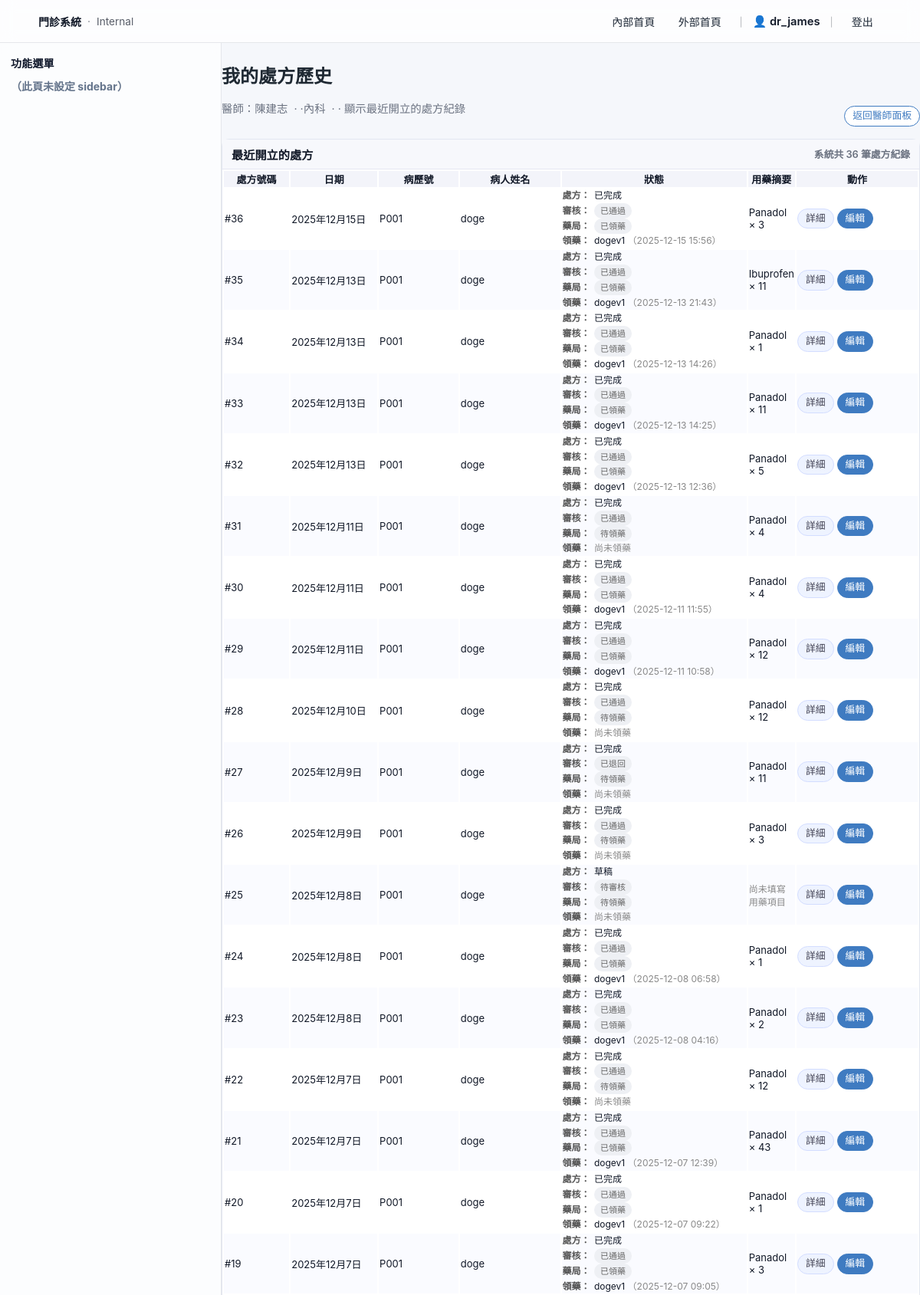
Screenshot of /prescriptions/doctor/history/ (signed in, upper part) with the database file from the repository.
### doctors/models.py (models this page shows, shortened)
class Doctor(models.Model):
    name = models.CharField("姓名", max_length=50)
    department = models.CharField("科別", max_length=50)
    room = models.CharField("診間", max_length=20, blank=True)
    user = models.OneToOneField(
        User, null=True, blank=True, on_delete=models.SET_NULL, verbose_name="使用者帳號"
    )
    department = models.CharField("科別", max_length=50, blank=True)
    is_active = models.BooleanField("啟用", default=True)
    class Meta:
        verbose_name = "醫師"
        verbose_name_plural = "醫師"

### prescriptions/models.py (models this page shows, shortened)
class Prescription(models.Model):
    STATUS_DRAFT = "draft"
    STATUS_FINAL = "final"
    STATUS_CHOICES = [
        (STATUS_DRAFT, "草稿"),
        (STATUS_FINAL, "已完成"),
    ]
    PHARMACY_PENDING   = "pending"
    PHARMACY_DONE      = "done"
    PHARMACY_CANCELLED = "cancelled"
    PHARMACY_STATUS_CHOICES = [
        (PHARMACY_PENDING,   "待領藥"),
        (PHARMACY_DONE,      "已領藥"),
        (PHARMACY_CANCELLED, "已作廢"),
    ]
    VERIFY_PENDING  = "pending"
    VERIFY_APPROVED = "approved"
    VERIFY_REJECTED = "rejected"
    VERIFY_QUERY    = "query"
    VERIFY_STATUS_CHOICES = [
        (VERIFY_PENDING,  "待審核"),
        (VERIFY_APPROVED, "已通過"),
        (VERIFY_REJECTED, "已退回"),
        (VERIFY_QUERY,    "需澄清"),
    ]
    patient = models.ForeignKey("patients.Patient", on_delete=models.PROTECT)
    doctor  = models.ForeignKey("doctors.Doctor", on_delete=models.PROTECT)
    date    = models.DateField(default=timezone.now)
    visit_ticket = models.OneToOneField(
        "queues.VisitTicket",
        on_delete=models.PROTECT,
        related_name="prescription",
        null=True,
        blank=True,
    )
    notes  = models.TextField(blank=True)
    status = models.CharField(
        max_length=20,
        choices=STATUS_CHOICES,
        default=STATUS_DRAFT,
    )
    pharmacy_status = models.CharField(
        max_length=20,
        choices=PHARMACY_STATUS_CHOICES,
        default=PHARMACY_PENDING,
    )
    dispensed_at = models.DateTimeField(null=True, blank=True)
    dispensed_by = models.ForeignKey(
        settings.AUTH_USER_MODEL,
        null=True,
        blank=True,
        on_delete=models.SET_NULL,
        related_name="dispensed_prescriptions",
        verbose_name="領藥藥師",
    )
    verify_status = models.CharField(
        "審核狀態",
        max_length=20,
        choices=VERIFY_STATUS_CHOICES,
        default=VERIFY_PENDING,
    )
    verify_note = models.TextField("審核意見", blank=True)
    verified_by = models.ForeignKey(
        settings.AUTH_USER_MODEL,
        null=True,
        blank=True,
        on_delete=models.SET_NULL,
        related_name="verified_prescriptions",
        verbose_name="審核藥師",
    )
    verified_at = models.DateTimeField("審核時間", null=True, blank=True)
    created_at = models.DateTimeField(auto_now_add=True)
    updated_at = models.DateTimeField(auto_now=True)

class PrescriptionItem(models.Model):
    prescription = models.ForeignKey(
        Prescription,
        on_delete=models.CASCADE,
        related_name="items",
    )
    drug = models.ForeignKey(
        Drug,
        on_delete=models.PROTECT,
        related_name="prescription_items",
    )
    quantity = models.PositiveIntegerField()
    usage = models.TextField(blank=True)
    days_supply = models.PositiveIntegerField("療程天數", default=7)
    treatment_days = models.PositiveIntegerField(
        "預計用藥天數",
        default=1,
        help_text="例如連續吃幾天：1、3、7...  ",
    )

### patients/models.py (models this page shows, shortened)
class Patient(models.Model):
    GENDER_MALE = "M"
    GENDER_FEMALE = "F"
    GENDER_OTHER = "O"
    GENDER_CHOICES = [
        (GENDER_MALE, "男"),
        (GENDER_FEMALE, "女"),
        (GENDER_OTHER, "其他 / 不透露"),
    ]
    BLOOD_A = "A"
    BLOOD_B = "B"
    BLOOD_AB = "AB"
    BLOOD_O = "O"
    BLOOD_UNKNOWN = "UNK"
    BLOOD_TYPE_CHOICES = [
        (BLOOD_A, "A 型"),
        (BLOOD_B, "B 型"),
        (BLOOD_AB, "AB 型"),
        (BLOOD_O, "O 型"),
        (BLOOD_UNKNOWN, "未知"),
    ]
    full_name = models.CharField("姓名", max_length=50)
    national_id = models.CharField("身分證", max_length=10, unique=True)
    nhi_no = models.CharField("健保卡號", max_length=20, blank=True)
    gender = models.CharField(
        "性別",
        max_length=1,
        choices=GENDER_CHOICES,
        blank=True,
    )
    birth_date = models.DateField("生日")
    blood_type = models.CharField(
        "血型",
        max_length=3,
        choices=BLOOD_TYPE_CHOICES,
        default=BLOOD_UNKNOWN,
        blank=True,
    )
    phone = models.CharField("電話", max_length=20, blank=True)
    email = models.EmailField("Email", max_length=100, blank=True)
    address = models.CharField("地址", max_length=200, blank=True)
    height_cm = models.PositiveIntegerField("身高（cm）", null=True, blank=True)
    weight_kg = models.DecimalField(
        "體重（kg）",
        max_digits=5,
        decimal_places=1,
        null=True,
        blank=True,
    )
    allergies = models.TextField(
        "過敏史",
        blank=True,
        help_text="例如：藥物過敏、食物過敏等",
    )
    chronic_diseases = models.TextField(
        "慢性疾病 / 重要病史",
        blank=True,
        help_text="例如：高血壓、糖尿病、心臟病等",
    )
    family_disease_notes = models.TextField(
    "家族病史",
    blank=True,
    null=True,
    help_text="例如：父母高血壓、糖尿病、遺傳疾病等",
    )
    other_risk_notes = models.TextField(
    "其他風險備註",
    blank=True,
    null=True,
    )
    emergency_contact_name = models.CharField("緊急聯絡人姓名", max_length=50, blank=True)
    emergency_contact_phone = models.CharField("緊急聯絡人電話", max_length=20, blank=True)
    emergency_contact_relation = models.CharField(
        "與病人關係",
        max_length=50,
        blank=True,
        help_text="例如：父、母、配偶、子女、朋友",
    )
    chart_no = models.CharField(
        "病歷號",
        max_length=20,
        unique=True,
        blank=True,
        editable=False,
    )
    note = models.TextField("其他備註", blank=True)
    created_at = models.DateTimeField("建立時間", auto_now_add=True)
    updated_at = models.DateTimeField("最後更新時間", auto_now=True)
    class Meta:
        verbose_name = "病人"
        verbose_name_plural = "病人"
        ordering = ["chart_no"]

### inventory/models.py (models this page shows, shortened)
class Drug(models.Model):
    code = models.CharField("藥品代碼", max_length=50, unique=True)
    name = models.CharField("藥品名稱", max_length=100)
    generic_name = models.CharField("學名 / 成分", max_length=100, blank=True)
    form = models.CharField("劑型", max_length=50, blank=True)
    strength = models.CharField("規格", max_length=50, blank=True)
    unit = models.CharField("單位", max_length=20, default="顆")
    stock_quantity = models.PositiveIntegerField("目前庫存量", default=0)
    reorder_level = models.PositiveIntegerField("安全存量", default=0)
    is_active = models.BooleanField("是否啟用", default=True)
    created_at = models.DateTimeField(auto_now_add=True)
    updated_at = models.DateTimeField(auto_now=True)
    unit_price = models.DecimalField("單價", max_digits=10, decimal_places=2, default=0)
    class Meta:
        verbose_name = "藥品"
        verbose_name_plural = "藥品"

### prescriptions/views.py (the view)
# urls.py: path("doctor/history/", views.doctor_prescription_list, name="doctor_prescription_list"),
@group_required("DOCTOR")
def doctor_prescription_list(request):
    doctor = Doctor.objects.filter(user=request.user).first()
    if not doctor:
        messages.error(request, "找不到對應的醫師資料 ，請聯絡系統管理員。")
        return redirect("index")
    prescriptions = (
        Prescription.objects
        .filter(doctor=doctor)
        .select_related("patient")
        .prefetch_related("items__drug")
        .order_by("-date", "-created_at")
    )
    context = {
        "doctor": doctor,
        "prescriptions": prescriptions,
    }
    return render(request, "prescriptions/doctor_prescription_list.html", context)

### templates/prescriptions/doctor_prescription_list.html (shortened to what this page needs)
{% extends "base.html" %}
{% load static %}
{% block content %}
<div class="page-shell">
  <div class="page-header">
    <div>
      <h1 class="page-title">我的處方歷史</h1>
      <p class="page-subtitle">
        醫師：{{ doctor.name }}
        {% if doctor.department %}
          <span class="separator-dot">·</span>{{ doctor.department }}
        {% endif %}
        <span class="separator-dot">·</span>
        <span class="text-muted">顯示最近開立的處方紀錄 </span>
      </p>
    </div>
    <div class="toolbar-actions">
      <a href="{% url 'queues:doctor_panel' %}"
         class="btn-hosp btn-hosp-outline btn-sm">
        返回醫師面板
      </a>
    </div>
  </div>
  {% if prescriptions %}
    <div class="card">
      <div class="card-header card-header-flex">
        <div class="card-title-sm">最近開立的處方</div>
        <div class="card-meta text-muted text-xs">
          系統共 {{ prescriptions|length }} 筆處方紀錄
        </div>
      </div>
      <div class="card-body">
        <div class="table-container">
          <table class="table table-hospital">
            <thead>
              <tr>
                <th style="width: 90px;">處方號碼</th>
                <th style="width: 120px;">日期</th>
                <th style="width: 110px;">病歷號</th>
                <th style="width: 140px;">病人姓名</th>
                <th style="width: 260px;">狀態</th>
                <th>用藥摘要</th>
                <th style="width: 170px;">動作</th>
              </tr>
            </thead>
            <tbody>
              {% for rx in prescriptions %}
                <tr>
                  <td>#{{ rx.id }}</td>
                  <td>{{ rx.date }}</td>
                  <td>{{ rx.patient.chart_no|default:rx.patient.id }}</td>
                  <td>{{ rx.patient.full_name }}</td>
                  <td>
                    <div class="text-xs status-block">
                      <div class="status-block-row">
                        <span class="status-label">處方：</span>
                        {{ rx.get_status_display|default:rx.status|default:"-" }}
                      </div>
                      <div class="status-block-row">
                        <span class="status-label">審核：</span>
                        {% if rx.verify_status %}
                          {% if rx.verify_status == "PENDING" %}
                            <span class="badge-status badge-status-warning">待審核</span>
                          {% elif rx.verify_status == "VERIFIED" %}
                            <span class="badge-status badge-status-success">已通過</span>
                          {% elif rx.verify_status == "REJECTED" %}
                            <span class="badge-status badge-status-danger">退回</span>
                          {% else %}
                            <span class="badge-status badge-status-muted">
                              {{ rx.get_verify_status_display|default:rx.verify_status }}
                            </span>
                          {% endif %}
                        {% else %}
                          <span class="text-muted-small">尚未審核</span>
                        {% endif %}
                      </div>
                      <div class="status-block-row">
                        <span class="status-label">藥局：</span>
                        {% if rx.pharmacy_status %}
                          {% if rx.pharmacy_status == "PENDING" %}
                            <span class="badge-status badge-status-warning">待調劑</span>
                          {% elif rx.pharmacy_status == "DISPENSED" %}
                            <span class="badge-status badge-status-success">已領藥</span>
                          {% else %}
                            <span class="badge-status badge-status-muted">
                              {{ rx.get_pharmacy_status_display|default:rx.pharmacy_status }}
                            </span>
                          {% endif %}
                        {% else %}
                          <span class="text-muted-small">-</span>
                        {% endif %}
                      </div>
                      <div class="status-block-row">
                        <span class="status-label">領藥：</span>
                        {% if rx.dispensed_by %}
                          {{ rx.dispensed_by.get_full_name|default:rx.dispensed_by.username }}
                          {% if rx.dispensed_at %}
                            <span class="text-muted-small">
                              （{{ rx.dispensed_at|date:"Y-m-d H:i" }}）
                            </span>
                          {% endif %}
                        {% else %}
                          <span class="text-muted-small">尚未領藥</span>
                        {% endif %}
                      </div>
                    </div>
                  </td>
                  <td>
                    {% with items=rx.items.all %}
                      {% if items %}
                        {% with first=items.0 %}
                          <div class="text-sm">
                            {{ first.drug.name }} × {{ first.quantity }}
                          </div>
                        {% endwith %}
                      {% else %}
                        <span class="text-muted-small">尚未填寫用藥項目</span>
                      {% endif %}
                    {% endwith %}
                  </td>
                  <td>
                    <div class="table-row-actions">
                      <a href="{% url 'prescriptions:prescription_detail' rx.id %}"
                        class="btn-hosp btn-hosp-soft btn-sm">
                        詳細
                      </a>
                      <a href="{% url 'prescriptions:edit_prescription' rx.id %}"
                        class="btn-hosp btn-hosp-main btn-sm">
                        編輯
                      </a>
                    </div>
                  </td>
                </tr>
              {% endfor %}
            </tbody>
          </table>
        </div>
      </div>
    </div>
  {% endif %}
</div>
{% endblock %}

### templates/base.html (shortened to what this page needs)
<!DOCTYPE html>
{% load static %}
<html lang="zh-Hant">
<head>
  <link rel="stylesheet" href="{% static 'css/app.css' %}">
  <link rel="stylesheet" href="{% static 'css/hospital_theme.css' %}">
</head>
<body>
  <header class="app-topbar">
    <div class="app-topbar-inner">
      <div class="app-brand">
        <a class="app-brand-link" href="{% url 'index' %}">門診系統</a>
        <span class="app-brand-dot">·</span>
        <span class="app-brand-sub">Internal</span>
      </div>
      <nav class="app-nav">
        <a class="app-nav-link" href="{% url 'index' %}">內部首頁</a>
        <a class="app-nav-link" href="{% url 'public:home' %}">外部首頁</a>
        {% if user.is_authenticated %}
          <span class="app-nav-sep">｜</span>
          <span class="app-user">👤 {{ user.username }}</span>
          <span class="app-nav-sep">｜</span>
          <a class="app-nav-link" href="{% url 'logout' %}">登出</a>
        {% else %}
          <span class="app-nav-sep">｜</span>
          <a class="app-nav-link" href="{% url 'login' %}">登入</a>
        {% endif %}
      </nav>
    </div>
  </header>
  <div class="app-shell">
    <aside class="app-sidebar" aria-label="功能選單">
      {% block sidebar %}
        <div class="app-side-title">功能選單</div>
        <div class="app-muted" style="margin-top:6px;">
          （此頁未設定 sidebar）
        </div>
      {% endblock %}
    </aside>
    <main class="app-main">
      <div class="app-page">
        {% block content %}{% endblock %}
      </div>
    </main>
  </div>
</body>
</html>

### rows the page displays
Doctor: name "陳建志", department "內科"
Prescription: id "36", date "2025年12月15日", patient.chart_no "P001", patient.full_name "doge", status "已完成", verify_status "已通過", pharmacy_status "已領藥", dispensed_by.get_full_name "dogev1", dispensed_at "2025-12-15 15:56"
PrescriptionItem: drug.name "Panadol", quantity "3"
Prescription: id "35", date "2025年12月13日", patient.chart_no "P001", patient.full_name "doge", status "已完成", verify_status "已通過", pharmacy_status "已領藥", dispensed_by.get_full_name "dogev1", dispensed_at "2025-12-13 21:43"
PrescriptionItem: drug.name "Ibuprofen", quantity "11"
Prescription: id "34", date "2025年12月13日", patient.chart_no "P001", patient.full_name "doge", status "已完成", verify_status "已通過", pharmacy_status "已領藥", dispensed_by.get_full_name "dogev1", dispensed_at "2025-12-13 14:26"
PrescriptionItem: drug.name "Panadol", quantity "1"
Prescription: id "33", date "2025年12月13日", patient.chart_no "P001", patient.full_name "doge", status "已完成", verify_status "已通過", pharmacy_status "已領藥", dispensed_by.get_full_name "dogev1", dispensed_at "2025-12-13 14:25"
PrescriptionItem: drug.name "Panadol", quantity "11"
Prescription: id "32", date "2025年12月13日", patient.chart_no "P001", patient.full_name "doge", status "已完成", verify_status "已通過", pharmacy_status "已領藥", dispensed_by.get_full_name "dogev1", dispensed_at "2025-12-13 12:36"
PrescriptionItem: drug.name "Panadol", quantity "5"
Prescription: id "31", date "2025年12月11日", patient.chart_no "P001", patient.full_name "doge", status "已完成", verify_status "已通過", pharmacy_status "待領藥", shows "尚未領藥"
PrescriptionItem: drug.name "Panadol", quantity "4"
Prescription: id "30", date "2025年12月11日", patient.chart_no "P001", patient.full_name "doge", status "已完成", verify_status "已通過", pharmacy_status "已領藥", dispensed_by.get_full_name "dogev1", dispensed_at "2025-12-11 11:55"
PrescriptionItem: drug.name "Panadol", quantity "4"
Prescription: id "29", date "2025年12月11日", patient.chart_no "P001", patient.full_name "doge", status "已完成", verify_status "已通過", pharmacy_status "已領藥", dispensed_by.get_full_name "dogev1", dispensed_at "2025-12-11 10:58"
PrescriptionItem: drug.name "Panadol", quantity "12"
Prescription: id "28", date "2025年12月10日", patient.chart_no "P001", patient.full_name "doge", status "已完成", verify_status "已通過", pharmacy_status "待領藥", shows "尚未領藥"
PrescriptionItem: drug.name "Panadol", quantity "12"
Prescription: id "27", date "2025年12月9日", patient.chart_no "P001", patient.full_name "doge", status "已完成", verify_status "已退回", pharmacy_status "待領藥", shows "尚未領藥"
PrescriptionItem: drug.name "Panadol", quantity "11"
Prescription: id "26", date "2025年12月9日", patient.chart_no "P001", patient.full_name "doge", status "已完成", verify_status "已通過", pharmacy_status "待領藥", shows "尚未領藥"
PrescriptionItem: drug.name "Panadol", quantity "3"
Prescription: id "25", date "2025年12月8日", patient.chart_no "P001", patient.full_name "doge", status "草稿", verify_status "待審核", pharmacy_status "待領藥", shows "尚未領藥", shows "尚未填寫用藥項目"
Prescription: id "24", date "2025年12月8日", patient.chart_no "P001", patient.full_name "doge", status "已完成", verify_status "已通過", pharmacy_status "已領藥", dispensed_by.get_full_name "dogev1", dispensed_at "2025-12-08 06:58"
PrescriptionItem: drug.name "Panadol", quantity "1"
Prescription: id "23", date "2025年12月8日", patient.chart_no "P001", patient.full_name "doge", status "已完成", verify_status "已通過", pharmacy_status "已領藥", dispensed_by.get_full_name "dogev1", dispensed_at "2025-12-08 04:16"
PrescriptionItem: drug.name "Panadol", quantity "2"
Prescription: id "22", date "2025年12月7日", patient.chart_no "P001", patient.full_name "doge", status "已完成", verify_status "已通過", pharmacy_status "待領藥", shows "尚未領藥"
PrescriptionItem: drug.name "Panadol", quantity "12"
Prescription: id "21", date "2025年12月7日", patient.chart_no "P001", patient.full_name "doge", status "已完成", verify_status "已通過", pharmacy_status "已領藥", dispensed_by.get_full_name "dogev1", dispensed_at "2025-12-07 12:39"
PrescriptionItem: drug.name "Panadol", quantity "43"
Prescription: id "20", date "2025年12月7日", patient.chart_no "P001", patient.full_name "doge", status "已完成", verify_status "已通過", pharmacy_status "已領藥", dispensed_by.get_full_name "dogev1", dispensed_at "2025-12-07 09:22"
PrescriptionItem: drug.name "Panadol", quantity "1"
Prescription: id "19", date "2025年12月7日", patient.chart_no "P001", patient.full_name "doge", status "已完成", verify_status "已通過", pharmacy_status "已領藥", dispensed_by.get_full_name "dogev1", dispensed_at "2025-12-07 09:05"
PrescriptionItem: drug.name "Panadol", quantity "3"

### other values shown
{{ user.username }} "dr_james"
{{ prescriptions|length }} "36"
